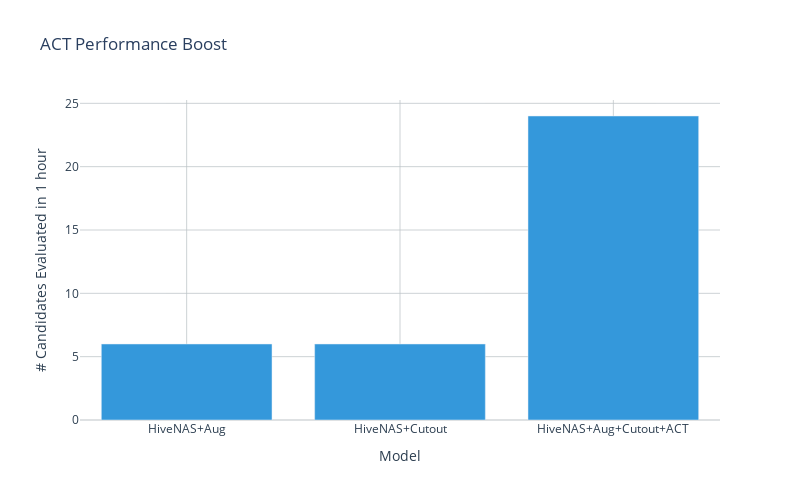

Notebook code cell kept with this figure:
### Markdown cell above
#### ACT Time Impact

### Code cell
''' ACT model time-improvement '''

# Indices included in this analysis
dfs_idx = [1, 3, 4]

truncate_till_hours = 1     # number of candidates evaluated in n hours

# Data manipulation
time_impact = {}
for (idx, (k, df)) in enumerate(main_dfs.items()):
    if idx not in dfs_idx:
        continue
        
    if main_dfs[k]['data'].empty:
        print(f'Skipping {main_dfs[k]["name"]}, no main data file found...\n')
        continue
    
    time_impact[main_dfs[k]['name']] = [candidate for candidate in main_dfs[k]['data']['time'].cumsum(axis=0).values if candidate <= truncate_till_hours * 60 * 60]

# Rename ACT for clarity
time_impact['HiveNAS+Aug+Cutout+ACT'] = time_impact.pop('HiveNAS+ACT')

# Figure customization
fig = go.Figure()
fig.update_layout(
    title='ACT Performance Boost',
    xaxis_title='Model', 
    yaxis_title=f'# Candidates Evaluated in {truncate_till_hours} hour',
    plot_bgcolor='white',
    autosize=False,
    width=800,
    height=500
)

fig.update_yaxes(color=PLOT_TEXT_COLOR,
                 zeroline=True,
                 zerolinewidth=1,
                 zerolinecolor=GRID_ZERO_LINE_COLOR,
                 gridcolor=GRID_LINE_COLOR)

fig.update_xaxes(color=PLOT_TEXT_COLOR,
                 zeroline=True,
                 zerolinewidth=1,
                 zerolinecolor=GRID_ZERO_LINE_COLOR,
                 gridcolor=GRID_LINE_COLOR)


fig.add_trace(go.Bar(x=list(time_impact.keys()), y=[len(bar_data) for k, bar_data in time_impact.items()],
                    marker_color=TRACE_COLORS[1]))


fig.write_image(ANALYSIS_RESULTS_PATH + 'act_performance_impact.eps')

fig.show()

### Figure 1 — Plotly figure (JSON) as saved in the notebook; plotly's stock layout.template omitted (floating-point values rounded to 4 significant figures)
{"data": [{"marker": {"color": "rgba(52,152,219,1.0)"}, "type": "bar", "x": ["HiveNAS+Aug", "HiveNAS+Cutout", "HiveNAS+Aug+Cutout+ACT"], "y": [6, 6, 24]}], "layout": {"autosize": false, "height": 500, "plot_bgcolor": "white", "title": {"text": "ACT Performance Boost"}, "width": 800, "xaxis": {"color": "rgba(44,62,80,1.0)", "gridcolor": "rgba(189,195,199,0.75)", "title": {"text": "Model"}, "zeroline": true, "zerolinecolor": "rgba(189,195,199,1.0)", "zerolinewidth": 1}, "yaxis": {"color": "rgba(44,62,80,1.0)", "gridcolor": "rgba(189,195,199,0.75)", "title": {"text": "# Candidates Evaluated in 1 hour"}, "zeroline": true, "zerolinecolor": "rgba(189,195,199,1.0)", "zerolinewidth": 1}}}
